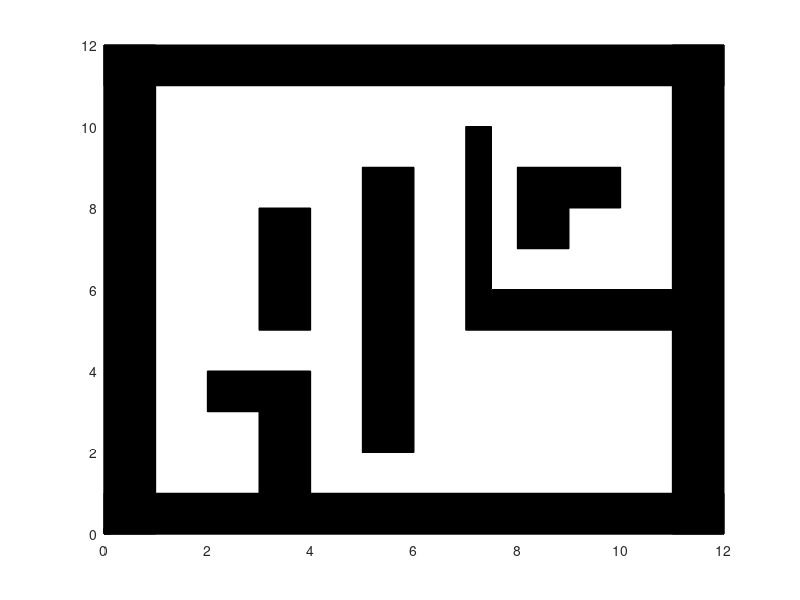

This chart was generated by the following MATLAB code: (Note: this script raises an error after producing the figure.)
axis([0 12 0 12]);
hold on ; 
fichier = fopen('coordonnees.txt', 'r');
str=fgetl(fichier);
if strcmp(str,'DEPART')
    str=fgetl(fichier);
    D= sscanf(str,'%f');
    x=[D(1)];
    y=[D(2)];
end
str=fgetl(fichier);    
while strcmp(str,'OBSTACLE')
    str=fgetl(fichier);
    O=sscanf(str,'%f');
    X=[O(1)];
    Y=[O(2)];
    str=fgetl(fichier);
    str=fgetl(fichier);
    while strcmp(str,'FIN_OBSTACLE')==0 & strcmp(str,'ARRIVEE')==0 & strcmp(str,'OBSTACLE')==0  
        O=sscanf(str,'%f');
        X=[X,O(1)];
        Y=[Y,O(2)];
        str=fgetl(fichier);
        str=fgetl(fichier);
    end
    fill(X,Y,'black');
    x=[x,X];
    y=[y,Y];
    clear X;
    clear Y;
end

if strcmp(str,'ARRIVEE')
    str=fgetl(fichier);
    A = sscanf(str,'%f');
    x=[x,A(1)];
    y=[y,A(2)];
end

fichier = fopen('dijkstra.txt', 'r');
str=fgetl(fichier);
p=sscanf(str,'%f');
p=p';
p=p+1;

%Ax=fgetl()
%X1=[0,0,2,2,1,1];%pour dresser le polygone 1
%Y1=[4,0,0,1,1,4];
%X2=[3,4,4,3];%pour dresser le polygone 2
%Y2=[1,1,3,3];
%pour la planification 
%y=[4,Y1,Y2,2];
%p=[0,0,0,2,6,6,1,6,7,6,6,9];
%p=p+1;
n=length(p);
%fill(X1,Y1,'red');
%fill(X2,Y2,'red');
while (p(n)~=1)
   plot([x(p(n)),x(n)],[y(p(n)),y(n)],'red');
   n=p(n);
end
plot([x(p(n)),x(n)],[y(p(n)),y(n)],'r-');
hold off;  

